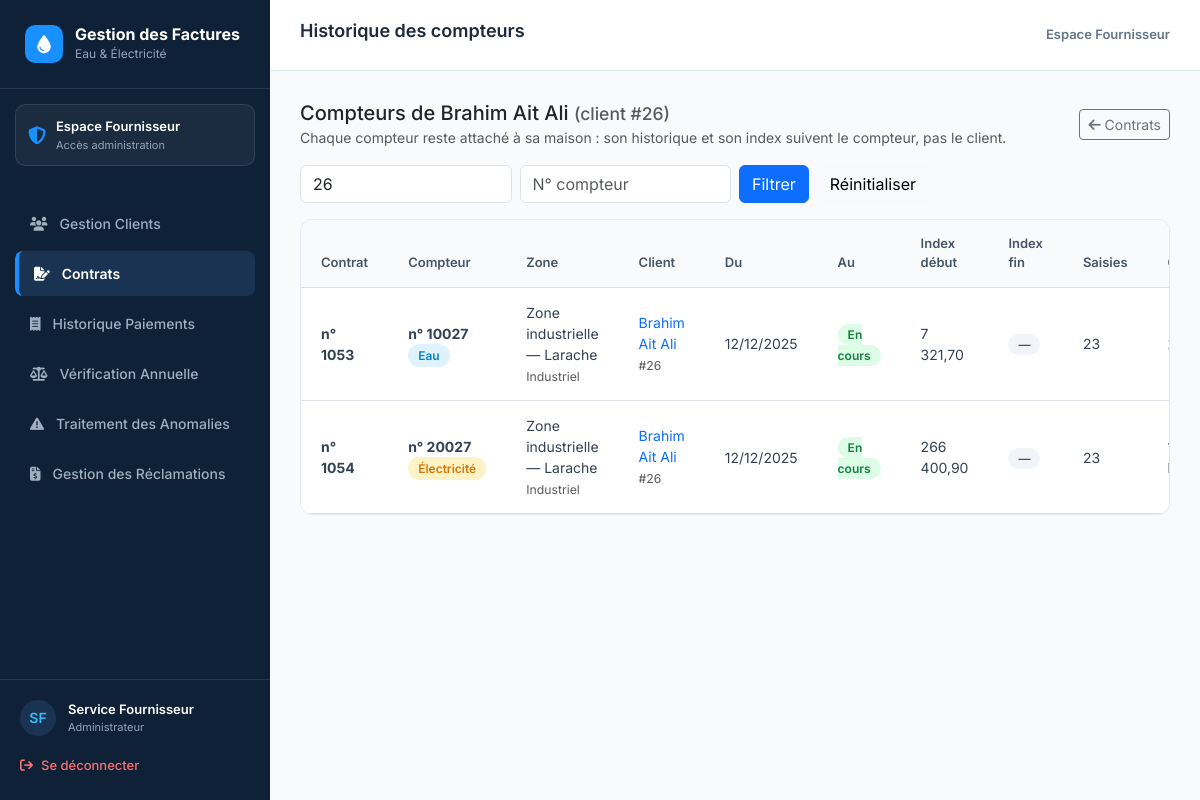
/index.php?page=historique_compteurs&client=26 (signed in), run on the app's committed database.
### tables this page shows
CREATE TABLE `client` (
  `ID_Client` int(11) NOT NULL AUTO_INCREMENT,
  `Nom` varchar(100) NOT NULL,
  `Prenom` varchar(100) NOT NULL,
  `Adresse` varchar(255) DEFAULT NULL,
  `Telephone` varchar(20) DEFAULT NULL,
  `Email` varchar(150) NOT NULL,
  `Password` varchar(255) NOT NULL,
  `ID_Admin` int(11) DEFAULT NULL,
  `Date_Creation` datetime DEFAULT current_timestamp(),
  `Derniere_Connexion` datetime DEFAULT NULL,
  `Actif` tinyint(1) NOT NULL DEFAULT 1,
  PRIMARY KEY (`ID_Client`),
  UNIQUE KEY `Email` (`Email`),
  KEY `fk_client_admin` (`ID_Admin`),
  CONSTRAINT `fk_client_admin` FOREIGN KEY (`ID_Admin`) REFERENCES `admin` (`ID_Admin`) ON DELETE SET NULL ON UPDATE CASCADE
);

CREATE TABLE `contrat` (
  `ID_Contrat` int(11) NOT NULL AUTO_INCREMENT,
  `ID_Client` int(11) NOT NULL,
  `ID_Compteur` int(11) NOT NULL,
  `ID_Quartier` int(11) NOT NULL,
  `Adresse_Branchement` varchar(255) DEFAULT NULL,
  `Date_Debut` date NOT NULL,
  `Date_Fin` date DEFAULT NULL,
  `Index_Debut` decimal(12,2) NOT NULL DEFAULT 0.00,
  `Index_Fin` decimal(12,2) DEFAULT NULL,
  `Statut` enum('Actif','Resilie') NOT NULL DEFAULT 'Actif',
  `Motif_Fin` enum('Resiliation','Demenagement','Transfert') DEFAULT NULL,
  `ID_Admin` int(11) DEFAULT NULL,
  `Date_Creation` datetime DEFAULT current_timestamp(),
  `Compteur_Actif` int(11) GENERATED ALWAYS AS (if(`Statut` = 'Actif',`ID_Compteur`,NULL)) STORED,
  PRIMARY KEY (`ID_Contrat`),
  UNIQUE KEY `uq_contrat_compteur_actif` (`Compteur_Actif`),
  KEY `fk_contrat_client` (`ID_Client`),
  KEY `fk_contrat_compteur` (`ID_Compteur`),
  KEY `fk_contrat_quartier` (`ID_Quartier`),
  KEY `fk_contrat_admin` (`ID_Admin`),
  KEY `idx_contrat_statut` (`Statut`),
  CONSTRAINT `fk_contrat_admin` FOREIGN KEY (`ID_Admin`) REFERENCES `admin` (`ID_Admin`) ON DELETE SET NULL ON UPDATE CASCADE,
  CONSTRAINT `fk_contrat_client` FOREIGN KEY (`ID_Client`) REFERENCES `client` (`ID_Client`) ON DELETE CASCADE ON UPDATE CASCADE,
  CONSTRAINT `fk_contrat_compteur` FOREIGN KEY (`ID_Compteur`) REFERENCES `compteur` (`ID_Compteur`),
  CONSTRAINT `fk_contrat_quartier` FOREIGN KEY (`ID_Quartier`) REFERENCES `quartier` (`ID_Quartier`) ON UPDATE CASCADE
);

CREATE TABLE `type_activite` (
  `ID_Type_Activite` int(11) NOT NULL AUTO_INCREMENT,
  `Libelle` varchar(50) NOT NULL,
  `Description` varchar(255) DEFAULT NULL,
  PRIMARY KEY (`ID_Type_Activite`),
  UNIQUE KEY `uq_type_activite_libelle` (`Libelle`)
);

### BD/Consommation.php (called while the page is built, shortened)
<?php
function consoConnexion()
{
    static $cnx = null;
    if ($cnx === null || !mysqli_ping($cnx)) {
        $cnx = Connexion();
    }
    return $cnx;
}
function consoSelect($sql, $types = null, $params = [])
{
    $cnx = consoConnexion();
    $stmt = mysqli_prepare($cnx, $sql);
    if ($types && !empty($params)) {
        mysqli_stmt_bind_param($stmt, $types, ...$params);
    }
    mysqli_stmt_execute($stmt);
    $resultat = mysqli_stmt_get_result($stmt);
    $donnees = [];
    if ($resultat) {
        while ($ligne = mysqli_fetch_assoc($resultat)) {
            $donnees[] = $ligne;
        }
    }
    return $donnees;
}

### BD/HistoriqueCompteur.php (called while the page is built, shortened)
<?php
require_once __DIR__ . '/Consommation.php';
function getHistoriqueCompteurs($idClient = 0, $idCompteur = 0)
{
    $sql = "SELECT h.ID_Contrat AS ID_Historique, h.ID_Contrat, h.ID_Compteur, h.ID_Client, h.Date_Debut, h.Date_Fin,
                   h.Index_Debut, h.Index_Fin, h.Statut, h.Motif_Fin,
                   q.Nom AS Quartier, q.Ville, t.Libelle AS Type_Activite,
                   c.Type_Compteur, c.ID_Client AS client_actuel,
                   cl.Nom, cl.Prenom,
                   (SELECT COUNT(*) FROM consommation_mensuelle cm
                     WHERE cm.ID_Compteur = h.ID_Compteur AND cm.ID_Client = h.ID_Client) AS nb_saisies,
                   (SELECT COALESCE(SUM(cm.Consommation), 0) FROM consommation_mensuelle cm
                     WHERE cm.ID_Compteur = h.ID_Compteur AND cm.ID_Client = h.ID_Client
                       AND cm.Statut_Traitement IN ('Verifie', 'Anomalie') AND cm.Consommation >= 0) AS conso_totale
              FROM contrat h
              JOIN compteur c       ON c.ID_Compteur = h.ID_Compteur
              JOIN quartier q       ON q.ID_Quartier = h.ID_Quartier
              JOIN type_activite t  ON t.ID_Type_Activite = q.ID_Type_Activite
              LEFT JOIN client cl   ON cl.ID_Client = h.ID_Client
             WHERE 1 = 1";
    $types  = '';
    $params = [];
    if ($idClient > 0) {
        $sql .= " AND h.ID_Client = ?";
        $types .= 'i';
        $params[] = $idClient;
    }
    $sql .= " ORDER BY h.ID_Compteur, h.Date_Debut DESC, h.ID_Contrat DESC";
    return consoSelect($sql, $types, $params);
}
function getClientPourHistorique($idClient)
{
    $r = consoSelect("SELECT ID_Client, Nom, Prenom FROM client WHERE ID_Client = ?", 'i', [$idClient]);
    return $r[0] ?? null;
}

### traitement/HistoriqueCompteur.php (called while the page is built, shortened)
<?php
require_once __DIR__ . '/../BD/HistoriqueCompteur.php';
function preparerPageHistoriqueCompteurs()
{
    $idClient   = max(0, (int) ($_GET['client'] ?? 0));
    $idCompteur = max(0, (int) ($_GET['compteur'] ?? 0));
    $lignes = [];
    foreach (getHistoriqueCompteurs($idClient, $idCompteur) as $h) {
        $enCours  = $h['Date_Fin'] === null;
        $lignes[] = [
            'compteur'  => (int) $h['ID_Compteur'],
            'type'      => $h['Type_Compteur'],
            'unite'     => $h['Type_Compteur'] === 'Eau' ? 'm³' : 'kWh',
            'idClient'  => $h['ID_Client'] !== null ? (int) $h['ID_Client'] : null,
            'client'    => $h['ID_Client'] !== null ? trim($h['Prenom'] . ' ' . $h['Nom']) : 'Client supprimé',
            'debut'     => date('d/m/Y', strtotime($h['Date_Debut'])),
            'fin'       => $enCours ? null : date('d/m/Y', strtotime($h['Date_Fin'])),
            'enCours'   => $enCours,
            'indexDeb'  => $h['Index_Debut'] !== null ? number_format((float) $h['Index_Debut'], 2, ',', ' ') : '—',
            'indexFin'  => $h['Index_Fin'] !== null ? number_format((float) $h['Index_Fin'], 2, ',', ' ') : '—',
            'saisies'   => (int) $h['nb_saisies'],
            'conso'     => number_format((float) $h['conso_totale'], 2, ',', ' '),
            'contrat'   => (int) $h['ID_Contrat'],
            'zone'      => $h['Quartier'] . ' — ' . $h['Ville'],
            'activite'  => $h['Type_Activite'],
            'motif'     => ['Resiliation' => 'Résiliation', 'Demenagement' => 'Déménagement', 'Transfert' => 'Transfert'][$h['Motif_Fin']] ?? '',
        ];
    }
    $client = $idClient ? getClientPourHistorique($idClient) : null;
    return [
        'lignes'     => $lignes,
        'idClient'   => $idClient,
        'idCompteur' => $idCompteur,
        'client'     => $client ? trim($client['Prenom'] . ' ' . $client['Nom']) : null,
    ];
}

### IHM/fournisseur/historique_compteurs.php (the view, shortened to what this page needs)
<?php
if (!function_exists('h')) {
    function h($s) { return htmlspecialchars((string) $s, ENT_QUOTES, 'UTF-8'); }
}
?>
<!DOCTYPE html>
<html lang="fr">
<head>
    <link rel="stylesheet" href="https://cdnjs.cloudflare.com/ajax/libs/font-awesome/6.4.0/css/all.min.css">
    <link href="https://cdn.jsdelivr.net/npm/bootstrap@5.3.0/dist/css/bootstrap.min.css" rel="stylesheet">
</head>
<body>
    <div class="sidebar">
        <div class="sidebar-brand">
            <div class="logo-icon"><i class="fa-solid fa-droplet"></i></div>
            <div>
                <div class="brand-text">Gestion des Factures</div>
                <div class="brand-sub">Eau & Électricité</div>
            </div>
        </div>
        <div class="sidebar-card-box">
            <i class="fa-solid fa-shield-halved"></i>
            <div>
                <div class="box-title">Espace Fournisseur</div>
                <div class="box-sub">Accès administration</div>
            </div>
        </div>
        <?php require __DIR__ . '/menu.php'; ?>
        <div class="sidebar-footer">
            <div class="user-profile">
                <div class="user-avatar">SF</div>
                <div class="user-info">
                    <div class="user-name">Service Fournisseur</div>
                    <div class="user-role">Administrateur</div>
                </div>
            </div>
            <a href="index.php?page=logout" class="logout-btn"><i class="fa-solid fa-arrow-right-from-bracket"></i> Se déconnecter</a>
        </div>
    </div>
    <div class="main-content">
        <div class="header">
            <h1>Historique des compteurs</h1>
            <div style="font-weight: 600; color: #64748B; font-size: 13px;">Espace Fournisseur</div>
        </div>
        <div class="container-fluid">
            <div class="d-flex justify-content-between align-items-center flex-wrap gap-2 mb-3">
                <div>
                    <?php if ($d['client']): ?>
                        <h5 class="mb-0">Compteurs de <?= h($d['client']) ?> <small class="text-muted">(client #<?= (int) $d['idClient'] ?>)</small></h5>
                    <?php elseif ($d['idCompteur']): ?>
                        <h5 class="mb-0">Propriétaires successifs du compteur n° <?= (int) $d['idCompteur'] ?></h5>
                    <?php else: ?>
                        <h5 class="mb-0">Tous les contrats (affectations successives des compteurs)</h5>
                    <?php endif; ?>
                    <small class="text-muted">Chaque compteur reste attaché à sa maison : son historique et son index suivent le compteur, pas le client.</small>
                </div>
                <a href="index.php?page=contrats" class="btn btn-outline-secondary btn-sm"><i class="fa-solid fa-arrow-left"></i> Contrats</a>
            </div>
            <form method="GET" action="index.php" class="row g-2 mb-3">
                <div class="col-md-3"><input type="number" min="1" name="client" class="form-control" placeholder="ID client" value="<?= $d['idClient'] ?: '' ?>"></div>
                <div class="col-md-3"><input type="number" min="1" name="compteur" class="form-control" placeholder="N° compteur" value="<?= $d['idCompteur'] ?: '' ?>"></div>
                <div class="col-md-3 d-flex gap-2">
                    <button class="btn btn-primary" type="submit">Filtrer</button>
                    <a class="btn btn-light" href="index.php?page=historique_compteurs">Réinitialiser</a>
                </div>
            </form>
            <div class="table-card">
                <div class="table-responsive">
                    <table class="table mb-0 align-middle">
                        <thead>
                            <tr>
                                <th>Contrat</th><th>Compteur</th><th>Zone</th><th>Client</th><th>Du</th><th>Au</th>
                                <th>Index début</th><th>Index fin</th><th>Saisies</th><th>Consommation</th>
                            </tr>
                        </thead>
                        <tbody>
                        <?php if (empty($d['lignes'])): ?>
                            <tr><td colspan="10" class="text-center text-muted py-5">Aucun historique pour ce filtre.</td></tr>
                        <?php else: foreach ($d['lignes'] as $l): ?>
                            <tr>
                                <td class="fw-bold">n° <?= (int) $l['contrat'] ?></td>
                                <td class="fw-bold">n° <?= (int) $l['compteur'] ?><br>
                                    <span class="<?= $l['type'] === 'Eau' ? 'badge-eau' : 'badge-elec' ?>"><?= $l['type'] === 'Eau' ? 'Eau' : 'Électricité' ?></span></td>
                                <td><?= h($l['zone']) ?><br><small class="text-muted"><?= h($l['activite']) ?></small></td>
                                <td><?php if ($l['idClient']): ?>
                                        <a href="index.php?page=historique_compteurs&client=<?= (int) $l['idClient'] ?>" style="text-decoration:none;"><?= h($l['client']) ?></a>
                                        <br><small class="text-muted">#<?= (int) $l['idClient'] ?></small>
                                    <?php else: ?><span class="text-muted"><?= h($l['client']) ?></span><?php endif; ?></td>
                                <td><?= h($l['debut']) ?></td>
                                <td><?= $l['enCours'] ? '<span class="enc">En cours</span>' : h($l['fin']) . '<br><small class="text-muted">' . h($l['motif']) . '</small>' ?></td>
                                <td><?= h($l['indexDeb']) ?></td>
                                <td><?= $l['enCours'] ? '<span class="fin">—</span>' : h($l['indexFin']) ?></td>
                                <td><?= (int) $l['saisies'] ?></td>
                                <td><?= h($l['conso']) ?> <?= h($l['unite']) ?></td>
                            </tr>
                        <?php endforeach; endif; ?>
                        </tbody>
                    </table>
                </div>
            </div>
        </div>
    </div>
</body>
</html>

### IHM/fournisseur/historique_compteurs.php (style rules this page uses)
* { box-sizing: border-box; margin: 0; padding: 0; font-family: 'Inter', sans-serif; }
body { background-color: #f4f7f6; display: flex; height: 100vh; overflow: hidden; }
.sidebar { width: 270px; background-color: #0F2137; color: #fff; display: flex; flex-direction: column; }
.sidebar-brand { padding: 25px; display: flex; align-items: center; gap: 12px; border-bottom: 1px solid rgba(255,255,255,0.1); }
.sidebar-brand .logo-icon { width: 38px; height: 38px; background: #1890FF; border-radius: 10px; display: flex; align-items: center; justify-content: center; color: #fff; font-size: 18px; }
.sidebar-brand .brand-text { font-size: 16px; font-weight: bold; color: #ffffff; line-height: 1.2; }
.sidebar-brand .brand-sub { font-size: 12px; font-weight: normal; color: #94A3B8; }
.sidebar-card-box { margin: 15px; padding: 12px; background: rgba(255, 255, 255, 0.05); border: 1px solid rgba(255, 255, 255, 0.1); border-radius: 10px; display: flex; align-items: center; gap: 10px; }
.sidebar-card-box i { color: #1890FF; font-size: 18px; }
.sidebar-card-box .box-title { font-size: 13px; font-weight: 600; color: #ffffff; }
.sidebar-card-box .box-sub { font-size: 11px; color: #94A3B8; }
.sidebar-footer { padding: 20px; border-top: 1px solid rgba(255,255,255,0.1); display: flex; flex-direction: column; gap: 15px; }
.user-profile { display: flex; align-items: center; gap: 12px; }
.user-avatar { width: 36px; height: 36px; background: #1A3353; color: #38BDF8; font-weight: 600; border-radius: 50%; display: flex; align-items: center; justify-content: center; font-size: 14px; }
.user-info .user-name { font-size: 13px; font-weight: 600; color: #ffffff; }
.user-info .user-role { font-size: 11px; color: #94A3B8; }
.logout-btn { display: flex; align-items: center; gap: 8px; color: #F87171; text-decoration: none; font-size: 13px; font-weight: 500; padding: 5px 0; transition: 0.2s; }
.main-content { flex: 1; display: flex; flex-direction: column; overflow-y: auto; background-color: #F8FAFC; }
.header { background: #fff; padding: 20px 30px; display: flex; justify-content: space-between; align-items: center; border-bottom: 1px solid #E2E8F0; }
.header h1 { font-size: 18px; color: #1E293B; font-weight: 600; }
.container-fluid { padding: 30px; }
.table-card { background: #fff; border-radius: 12px; border: 1px solid #E2E8F0; overflow: hidden; }
.table th { background: #F8FAFC; color: #475569; font-weight: 600; font-size: 13px; padding: 14px 20px; }
.table td { padding: 14px 20px; font-size: 14px; color: #334155; vertical-align: middle; }
.badge-eau { background-color: #E0F2FE; color: #0284C7; font-weight: 600; padding: 4px 10px; border-radius: 12px; font-size: 12px; }
.badge-elec { background-color: #FEF3C7; color: #D97706; font-weight: 600; padding: 4px 10px; border-radius: 12px; font-size: 12px; }
.enc { background:#DCFCE7; color:#15803D; padding:3px 10px; border-radius:12px; font-size:12px; font-weight:600; }
.fin { background:#F1F5F9; color:#475569; padding:3px 10px; border-radius:12px; font-size:12px; font-weight:600; }

### data on the page
client: Prenom+Nom "Brahim Ait Ali", Prenom+Nom "26", client "26"
contrat: contrat "1053", ID_Compteur "10027", shows "Eau", zone "Zone industrielle — Larache", type_activite.Libelle "Industriel", client "Brahim Ait Ali", ID_Client "26", debut "12/12/2025", indexDeb "7 321,70", saisies "23"
contrat: contrat "1054", ID_Compteur "20027", shows "Électricité", zone "Zone industrielle — Larache", type_activite.Libelle "Industriel", client "Brahim Ait Ali", ID_Client "26", debut "12/12/2025", indexDeb "266 400,90", saisies "23"

### other printed values
$libelle "Gestion Clients"
$libelle "Contrats"
$libelle "Historique Paiements"
$libelle "Vérification Annuelle"
$libelle "Traitement des Anomalies"
$libelle "Gestion des Réclamations"
